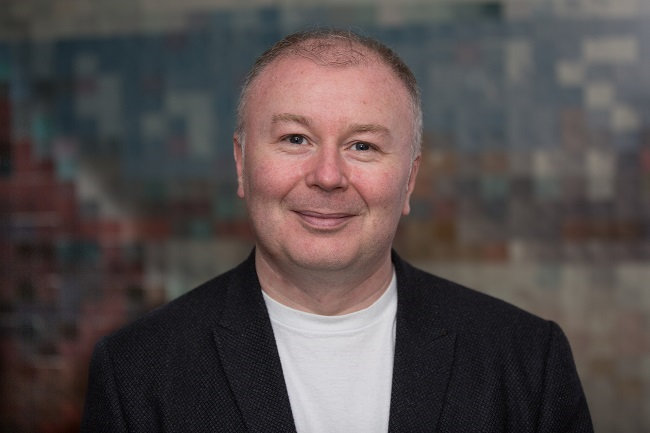
#> input picture Microsoft Professional Program in Artificial Intelligence/Introduction to Artificial Intelligence (AI)/img.jpg, 650 x 433 px
$ jupyter execute --allow-errors Vision.ipynb   (shell and % lines are left out)
#> lines starting #> are read from the running program, lines starting #| are printed output that depends on the picture
# Computer Vision
This notebook includes some examples of techniques used to analyze images - which is a common requirement in AI solutions.

## Manipulating Images
As far as computers are concerned, images are simply numerical data representations. You can use statistical techniques to manipulate and analyze the numerical properties of images.

### Load an Image
Let's start by loading a JPG file and examining its properties. Run the following cell to load and display an image.

[cell 1]
from matplotlib.pyplot import imshow
from PIL import Image
import numpy as np
import skimage.color as sc


i = np.array(Image.open('img.jpg'))
#> i is the input picture: shape (433, 650, 3); mean R, G, B 84.3, 75.9, 75.5
imshow(i)

### Examine Numerical Properties of the Image
You can clearly see that this is an image, but how does the computer interpret the data?

Run the cell below to determine the data type of the image.

[cell 2]
type(i)

The image data is actually stored as a multi-dimensional array.

Let's see what data type the array elements are:

[cell 3]
i.dtype

OK, so the array consists of 8-bit integer values. In other words, whole numbers between 0 and 255.

Now let's examine the shape of the array:

[cell 4]
i.shape
#> Out = (433, 650, 3)

So the image data is a three dimensional 433 x 650 x 3 array.

This is a RGB color JPG image sized 433 x 650 pixels. The image includes pixel values for red, green, and blue color channels.

To keep things simple, let's convert the image to a greyscale image so we only have one color channel dimension to deal with:

[cell 5]
i_mono = sc.rgb2gray(i)
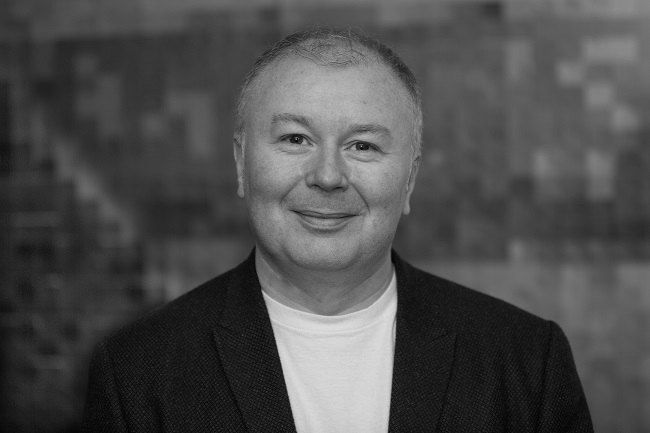
#> i_mono: shape (433, 650) float64; min 0.000565, max 0.873, mean 0.304
imshow(i_mono, cmap='gray')
i_mono.shape
#> Out = (433, 650)

### View Pixel Value Distributions
Let's look at the distribution of pixel values in the image. Ideally, the image should have relatively even distribution of values, indicating good contrast and making it easier to extract analytical information.

An easy way to check this is to plot a histogram.

[cell 6]
def im_hist(img):
    import matplotlib.pyplot as plt
    fig = plt.figure(figsize=(8, 6))
    fig.clf()
    ax = fig.gca()
    ax.hist(img.flatten(), bins = 256)
    plt.show()
#> figure, not shown here; tallest bar 3227 high, from x = 0.096 to 0.0994

im_hist(i_mono)

Another useful way to visualize the statistics of an image is as a cumulative distribution function (CDF) plot. Ideally, this should result in a fairly straight diagonal line.

[cell 7]
def im_cdf(img):
    import matplotlib.pyplot as plt
    fig = plt.figure(figsize=(8, 6))
    fig.clf()
    ax = fig.gca()
    ax.hist(img.flatten(), bins = 256, cumulative=True)
    plt.show()
#> figure, not shown here; tallest bar 281450 high, from x = 0.869 to 0.873

im_cdf(i_mono)

The histogram and CDF for our image show pretty uneven distribution. Ideally we should equalize the values in the image to improve its analytical value.

### Equalize the Image
Histogram equalization is often used to improve the statistics of images. In simple terms, the histogram equalization algorithm attempts to adjust the pixel values in the image to create a more uniform distribution. The code in the cell below uses the  **exposure.equalize_hist** method from the **skimage** package to equalize the image.

[cell 8]
from skimage import exposure

i_eq = exposure.equalize_hist(i_mono)
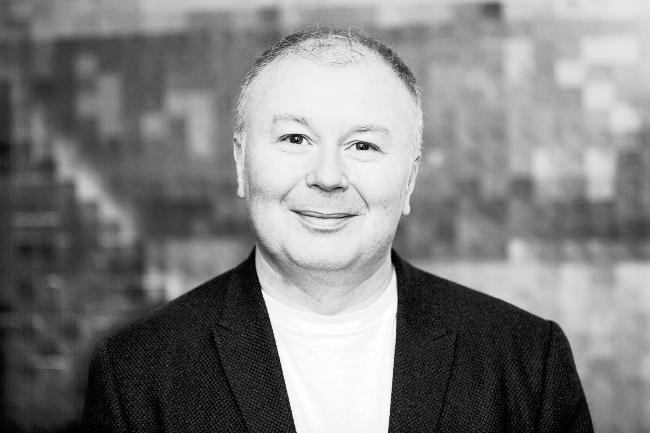
#> i_eq: shape (433, 650) float64; min 4.26e-05, max 1, mean 0.503
imshow(i_eq, cmap='gray')

Now let's see what that's done to the histogram and CDF plots:

[cell 9]
im_hist(i_eq)
im_cdf(i_eq)
#> in im_cdf (call 2), `plt.show()`:
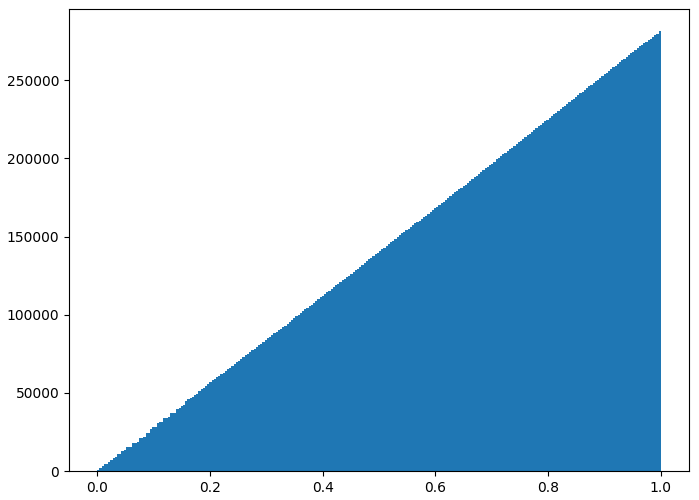
#> figure drawn by matplotlib, 1 panel; tallest bar 281450 high, from x = 0.996 to 1

The pixel intensities are more evenly distributed in the equalized image.

## Denoising with Filters

Often images need to be cleaned up to remove "salt and pepper" noise.

### Add Some Random Noise
Let's add some random noise to our image - such as you might see in a photograph taken in low light or at a low resolution.

[cell 10]
import skimage
i_n = skimage.util.random_noise(i_eq)
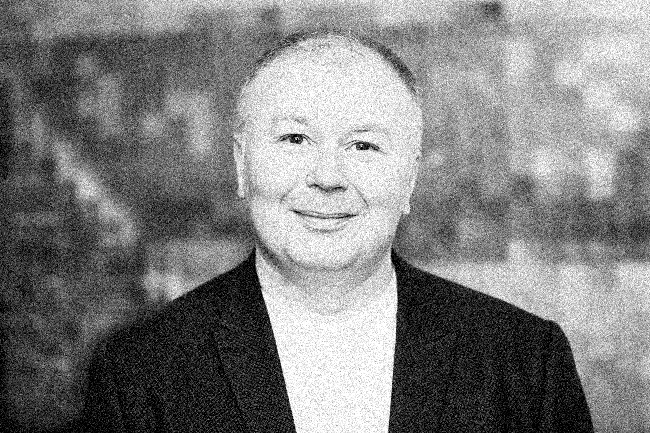
#> i_n: shape (433, 650) float64; min 0, max 1, mean 0.503
imshow(i_n, cmap="gray")

### Using a Gaussian Filter
A Gaussian filter applies a weighted average (mean) value for pixels based on the pixels that surround them.

[cell 11]
def gauss_filter(im, sigma = 2):
#> called with sigma = 2
    from scipy.ndimage.filters import gaussian_filter as gf
    import numpy as np
    return gf(im, sigma = sigma)
i_g = gauss_filter(i_n)
imshow(i_g, cmap="gray")

### Using a Median Filter
The Gaussian filter results in a blurred image - we could try a median filter, which as the name suggests applies the median value to pixels based on the pixels around them.

[cell 12]
def med_filter(im, size = 2):
#> called with size = 2
    from scipy.ndimage.filters import median_filter as mf
    import numpy as np
    return mf(im, size = size)
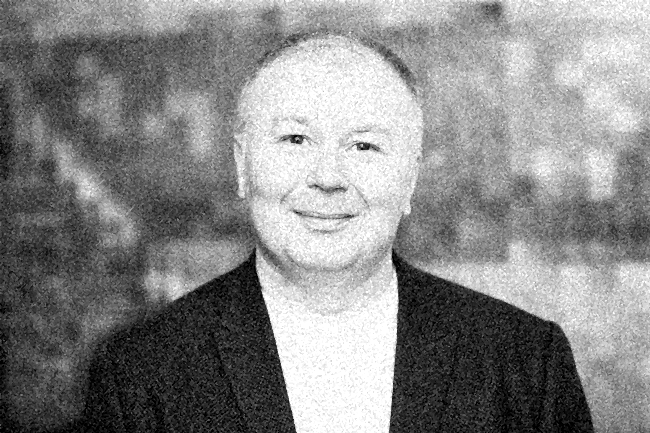
#> returned value: shape (433, 650) float64; min 0, max 1, mean 0.533
i_m = med_filter(i_n)
imshow(i_m, cmap="gray")

### Extract Features
Now that we've done some initial processing of the image to improve its statistics for analysis, we can start to extract features from it.
#### Sobel Edge Detection
As a first step in extracting features, you will apply the Sobel edge detection algorithm. This finds regions of the image with large gradient values in multiple directions. Regions with high omnidirectional gradient are likely to be edges or transitions in the pixel values.

The code in the cell below applies the Sobel algorithm to the median filtered image, using these steps:

    1. Convert the color, rgb, image to grayscale (in this case, the image is already grayscale - but you should always do this because using a grayscale image simplifies the gradient calculation since it is two dimensional.
    2. Computer the gradient in the x and y (horizontal and vertical) directions.
    3. Compute the magnitude of the gradient.
    4. Normalize the gradient values.

[cell 13]
def edge_sobel(image):
    from scipy import ndimage
    import skimage.color as sc
    import numpy as np
    image = sc.rgb2gray(image) # Convert color image to gray scale
    dx = ndimage.sobel(image, 1)  # horizontal derivative
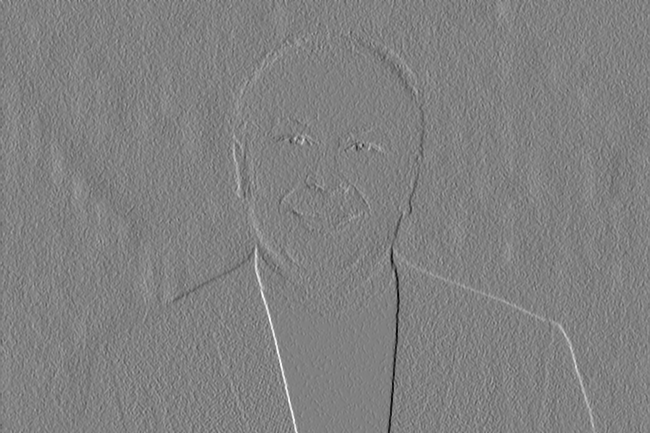
#> dx: shape (433, 650) float64; min -3.62, max 3.54, mean 0.00557; drawn with min black and max white
    dy = ndimage.sobel(image, 0)  # vertical derivative
    mag = np.hypot(dx, dy)  # magnitude
    mag *= 255.0 / np.amax(mag)  # normalize (Q&D)
    mag = mag.astype(np.uint8)
    return mag

i_edge = edge_sobel(i_m)
imshow(i_edge, cmap="gray")

Now let's try with the more blurred gaussian filtered image.

[cell 14]
i_edge = edge_sobel(i_g)
#> in edge_sobel (call 2), `dy = ndimage.sobel(image, 0)`:
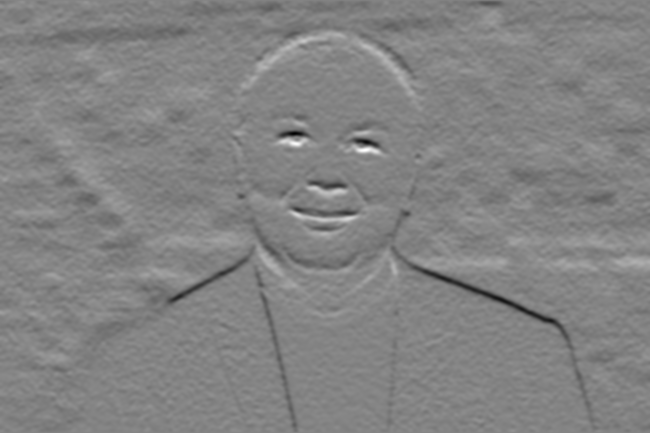
#> dy: shape (433, 650) float64; min -1.14, max 1.06, mean -0.00927; drawn with min black and max white
#> in edge_sobel (call 2), `mag = np.hypot(dx, dy)`:
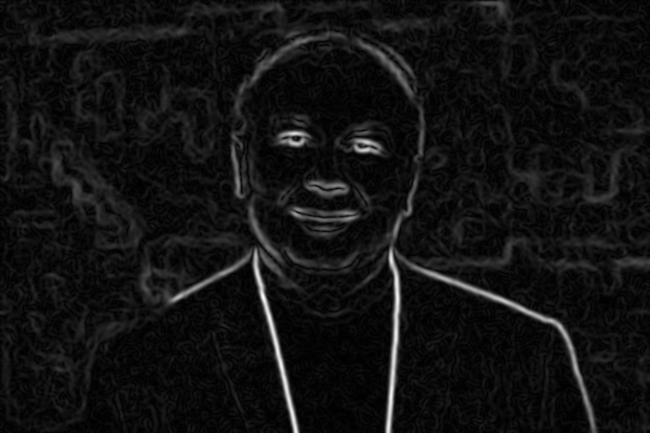
#> mag: shape (433, 650) float64; min 8.52e-05, max 1.31, mean 0.0934; drawn with min black and max white
imshow(i_edge, cmap="gray")

Note that the lines are more pronounced. Although a gaussian filter makes the image blurred to human eyes, this blurring can actually help accentuate contrasting features.

#### Harris Corner Detection
Another example of a feature extraction algorithm is corner detection. In simple terms, the Harris corner detection algorithm locates regions of the image with large changes in pixel values in all directions. These regions are said to be corners. The Harris corner detector is paired with the **corner_peaks** method. This operator filters the output of the Harris algorithm, over a patch of the image defined by the span of the filters, for the most likely corners.

[cell 15]
# Function to apply the Harris corner-detection algorithm to an image
def corner_harr(im, min_distance = 20):
#> called with min_distance = 20
    from skimage.feature import corner_harris, corner_peaks
    mag = corner_harris(im)
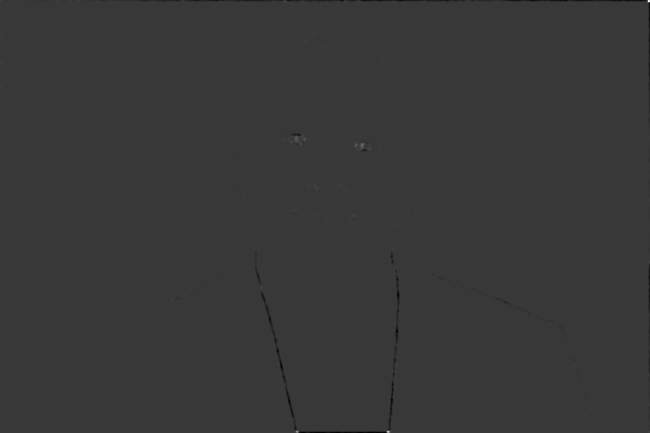
#> mag: shape (433, 650) float64; min -2.03, max 7.18, mean -0.00161; drawn with min black and max white
    return corner_peaks(mag, min_distance = min_distance)

# Find the corners in the median filtered image with a minimum distance of 20 pixels
harris = corner_harr(i_m, 20)
#> harris = 122 pairs, first value 32 to 412, second value 21 to 623

print (harris)
#> (printed output is left out)

# Function to plot the image with the harris corners marked on it
def plot_harris(im, harris, markersize = 20, color = 'red'):
    import matplotlib.pyplot as plt
    import numpy as np
    fig = plt.figure(figsize=(6, 6))
    fig.clf()
    ax = fig.gca()
    ax.imshow(np.array(im).astype(float), cmap="gray")
    ax.plot(harris[:, 1], harris[:, 0], 'r+', color = color, markersize=markersize)
    return 'Done'

plot_harris(i_m, harris)
#> Out = 'Done'
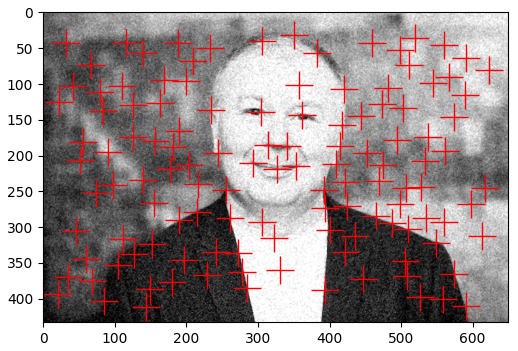
#> figure drawn by matplotlib, 1 panel

The corner detection algorithm has identified the eyes in the image.

## Using the Computer Vision API
The techniques used so far in this notebook show how you can perform simple image amnipulation and apply some popular algorithms to analyze images. More complex image analysis capabilities are encapsulated in the Computer Vision API cognitive service.

### Create a Computer Vision API Service
To provision a Computer Vision API service in your Azure subscription, Follow these steps:

1. Open another browser tab and navigate to https://portal.azure.com.
2. Sign in using your Microsoft account.
3. Click **+ New**, and in the **AI + Cognitive Services** category, click **See all**.
4. In the list of cognitive services, click **Computer Vision API**.
5. In the **Computer Vision API** blade, click **Create**.
6. In the **Create** blade, enter the following details, and then click **Create**
  * **Name**: A unique name for your service.
  * **Subscription**: Your Azure subscription.
  * **Location**: Choose the Azure datacenter location where you want to host your service.
  * **Pricing tier**: Choose the F0 pricing tier.
  * **Resource Group**: Choose the existing resource group you created in the previous lab (or create a new one if you didn't complete the previous lab)
  * Read the notice about the use of your data, and select the checkbox.
7. Wait for the service to be created.
8. When deployment is complete, click **All Resources** and then click your Computer Vision service to open its blade.
9. In the blade for your Computer Vision service, note the **Endpoint** URL. Then assign the base URI (*location*.api.cognitive.microsoft.com) for your service to the **visionURI** variable in the cell below.
10. In the blade for your Computer Vision service, click **Keys** and then copy **Key 1** to the clipboard and paste it into the **visionKey** variable assignment value in the cell below.
11. Run the cell below to assign the variables.

[cell 16]
visionURI = 'westcentralus.api.cognitive.microsoft.com'
visionKey = '4a936f07b8a9410bbd487de9542fb3ad'

### Get An Image from a URL
Let's start with the same image we analyzed previously.

Run the code in the cell below to retrieve the original color image from its URL:

[cell 17]
from matplotlib.pyplot import imshow
from PIL import Image
import requests
from io import BytesIO

img_url = 'https://raw.githubusercontent.com/MicrosoftLearning/AI-Introduction/master/files/graeme2.jpg'

# Get the image and show it
#> (the rest of this cell did not finish here and is left out)

### Use the Computer Vision API to Get Image Features
The Computer Vision API uses a machine learning model that has been trtained with millions of images. It can extract features from images and return a suggested description, as well as details about the image file and a suggested list of "tags" that apply to it.

Run the cell below to see what caption the Computer Vision API suggests for the image above.

[cell 18]
def get_image_features(img_url):
    import http.client, urllib.request, urllib.parse, urllib.error, base64, json

    headers = {
        # Request headers.
        'Content-Type': 'application/json',
        'Ocp-Apim-Subscription-Key': visionKey,
    }

    params = urllib.parse.urlencode({
        # Request parameters. All of them are optional.
        'visualFeatures': 'Categories,Description,Color',
        'language': 'en',
    })

    body = "{'url':'" + img_url + "'}"

    try:
        # Execute the REST API call and get the response.
        conn = http.client.HTTPSConnection(visionURI)
        conn.request("POST", "/vision/v1.0/analyze?%s" % params, body, headers)
        response = conn.getresponse()
        data = response.read()

        # 'data' contains the JSON response.
        parsed = json.loads(data.decode("UTF-8"))
        if response is not None:
            return parsed
        conn.close()


    except Exception as e:
        print('Error:')
        print(e)

jsonData = get_image_features(img_url)
#> (the rest of this cell did not finish here and is left out)

The description is reasonably, if not exactly, appropriate.

Run the cell below to see the full JSON response, including image properties and suggested tags.

[cell 19]
import json

# View the full details returned
print (json.dumps(jsonData, sort_keys=True, indent=2))

Let's try with a different image:

[cell 20]
img_url = 'https://raw.githubusercontent.com/MicrosoftLearning/AI-Introduction/master/files/uke.jpg'

# Get the image and show it
#> (the rest of this cell did not finish here and is left out)

How about something a little more complex?

[cell 21]
img_url = 'https://raw.githubusercontent.com/MicrosoftLearning/AI-Introduction/master/files/soccer.jpg'

# Get the image and show it
#> (the rest of this cell did not finish here and is left out)

## Using the Face API
While the Computer Vision API is useful for general image analysis, the Face API offers specific functions for analyzing faces in images. This can be useful in a variety of AI scenarios.

### Create a Face API Service
To provision a Computer Vision API service in your Azure subscription, Follow these steps:

1. Open another browser tab and navigate to https://portal.azure.com.
2. Sign in using your Microsoft account.
3. Click **+ New**, and in the **AI + Cognitive Services** category, click **See all**.
4. In the list of cognitive services, click **Face API**.
5. In the **Face API** blade, click **Create**.
6. In the **Create** blade, enter the following details, and then click **Create**
  * **Name**: A unique name for your service.
  * **Subscription**: Your Azure subscription.
  * **Location**: Choose the Azure datacenter location where you want to host your service.
  * **Pricing tier**: Choose the F0 pricing tier.
  * **Resource Group**: Choose the existing resource group you created in the previous lab (or create a new one if you didn't complete the previous lab)
  * Read the notice about the use of your data, and select the checkbox.
7. Wait for the service to be created.
8. When deployment is complete, click **All Resources** and then click your Face service to open its blade.
9. In the blade for your Face service, copy the *full* **Endpoint** URL (including the *https* prefix and */face/v1.0/* path), and paste it into the **faceURI** variable assignment value in the cell below.
10. In the blade for your Face service, click **Keys** and then copy **Key 1** to the clipboard and paste it into the **faceKey** variable assignment value in the cell below.
11. Run the cell below to assign the variables.

[cell 22]
faceURI = "https://westcentralus.api.cognitive.microsoft.com/face/v1.0/"
faceKey = "367519e9e312447bbb7f194c68e4f230"

The Face API has a Python SDK, which you can install as a package. This makes it easier to work with.

Run the following cell to install the Face API SDK and the pillow package (which is used to work with images)

Now you're ready to use the Face API. First, let's see if we can detect a face in an image:

[cell 23]
import cognitive_face as CF

# Set URI and Key
CF.BaseUrl.set(faceURI)
#> (this line was passed over: cognitive_face is not available in this run)
CF.Key.set(faceKey)
#> (this line was passed over: cognitive_face is not available in this run)
